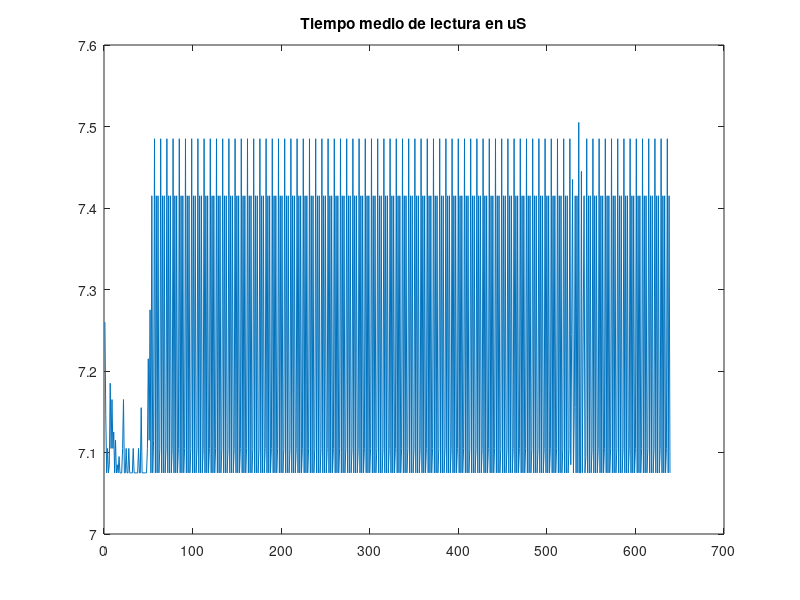

This figure's MATLAB source:
close all;
clear all;

Times = csvread('PRU0Test5.csv');
T = zeros(1,length(Times)-2);
for i=1:length(Times)-2
   T(i) = Times(1,i+1) - Times(1,i);
end

%figure;
%plot(T);
%title('Numero de ciclos medio de lectura')

figure;
plot((T*5)/1000);
title('Tiempo medio de lectura en uS')